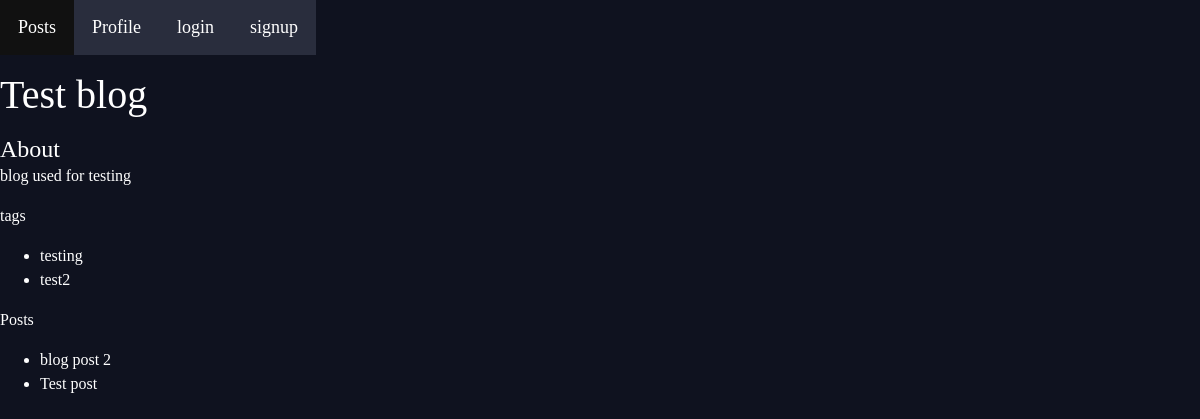
The page /social/blog/1/ on the database as committed earlier.
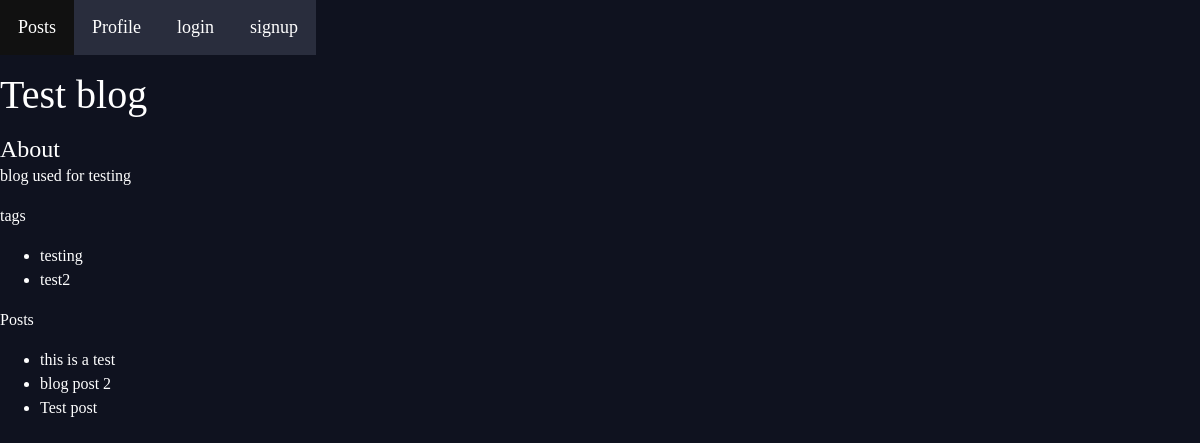
The same page on the database as committed later.
### social/models.py (models this page shows, shortened)
class blogtags(models.Model):
    blog= models.ForeignKey(blog,related_name='blog',on_delete=models.CASCADE)
    tags= models.CharField(max_length=10)

class blogpost(models.Model):
    blog= models.ForeignKey(blog,related_name='blog_post',on_delete=models.CASCADE)
    title = models.CharField(max_length=100)
    body = models.TextField(null=True)
    pub_date = models.DateTimeField('Date published',auto_now_add = True)

### social/views.py (the view)
# urls.py: path('blog/<int:blog_id>/',views.bloghome,name='bloghome'),
def bloghome(request, blog_id):
    blogs= blog.objects.get(pk=blog_id)
    taglist= blogtags.objects.filter( blog = blogs ).values('tags')
    latest_posts_list = blogpost.objects.filter(blog = blogs).order_by('-pub_date')[:5]
    context= {'latest_posts_list':latest_posts_list,
              'blogs': blogs,
              'taglist':taglist,}
    return render(request, 'social/bloghome.html', context)

### social/templates/social/bloghome.html
{% extends "basegeneric.html" %}
{% block content %}
  <p><h1>{{blogs.blogname}}</h1></p>
  <p><h4>About</h4>
  <p>{{blogs.about}}</p>
  <p> tags <p>
  {% if taglist %}
    <ul>
    {% for tag in taglist %}
        <li>{{tag.tags}}</li>
    {% endfor %}
    </ul>
  {%else%}
    <p>no intrests</p>
  {%endif%}
  <p>Posts</p>
  {% if latest_posts_list %}
    <ul>
    {% for blogpost in latest_posts_list %}
        <li><a href="/social/blog/posts/{{ blogpost.id }}/">{{ blogpost.title }}</a></li>
    {% endfor %}
    </ul>
{% else %}
    <p>No posts are available.</p>
{% endif %}
{% endblock %}

Rows that differ between the two databases and show on the page:
added blogpost: title "this is a test"
